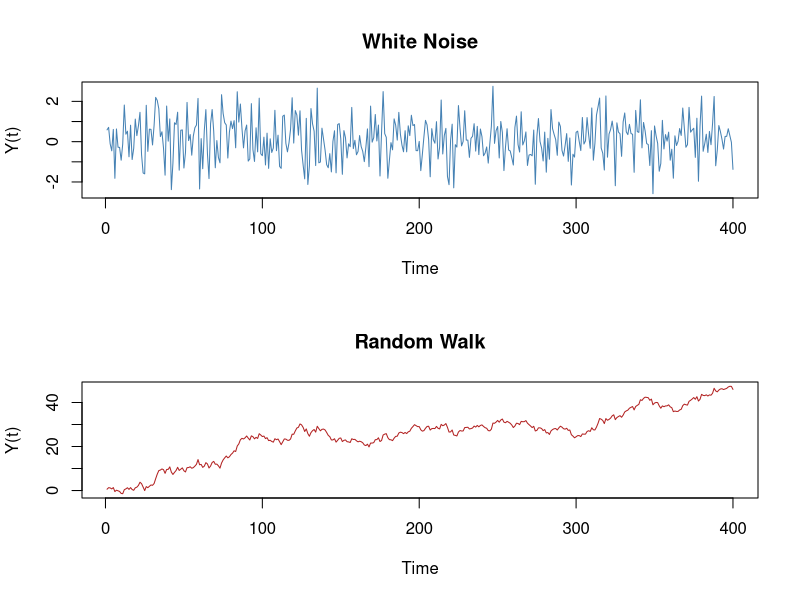
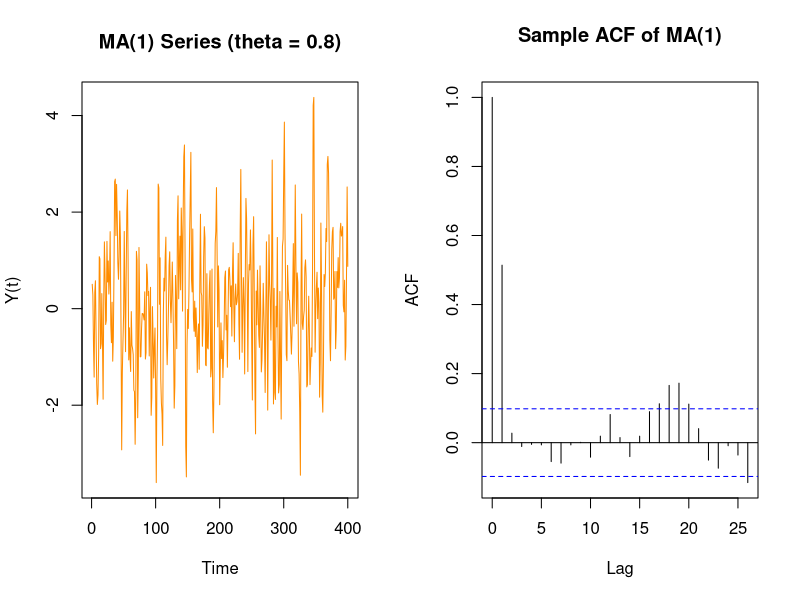
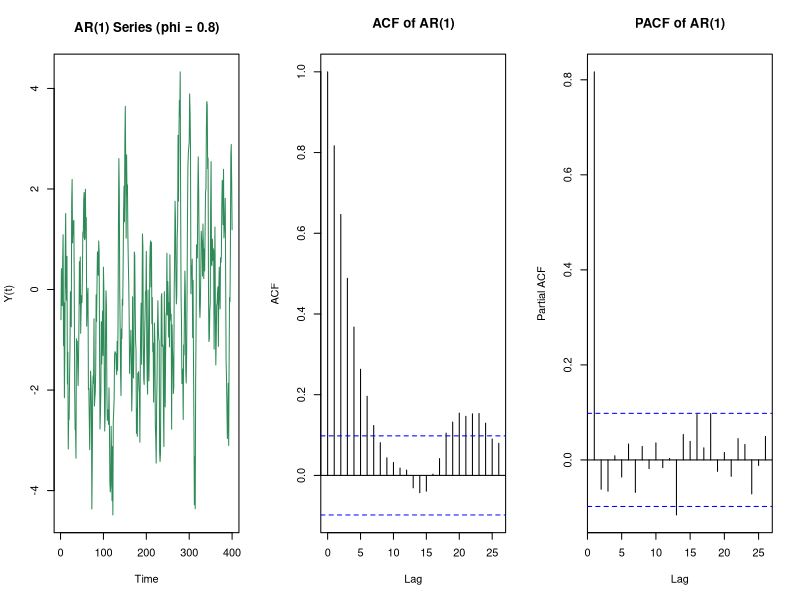
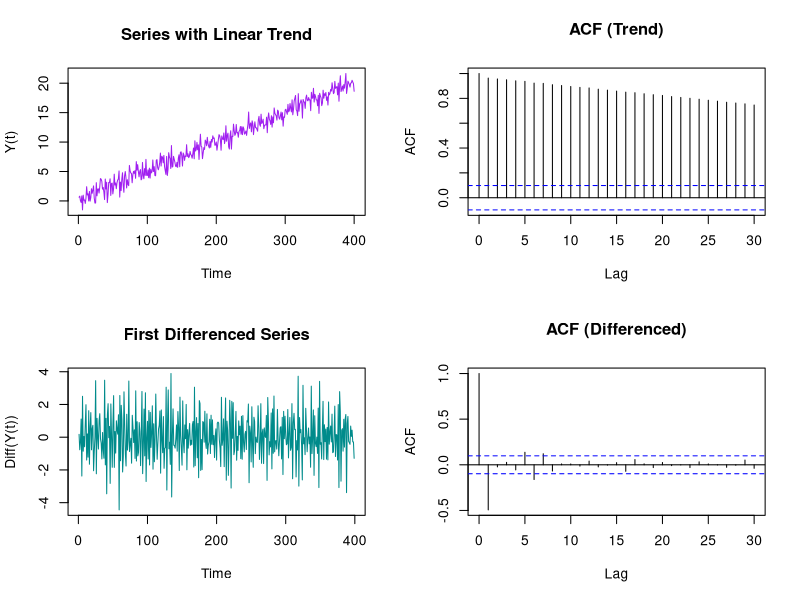
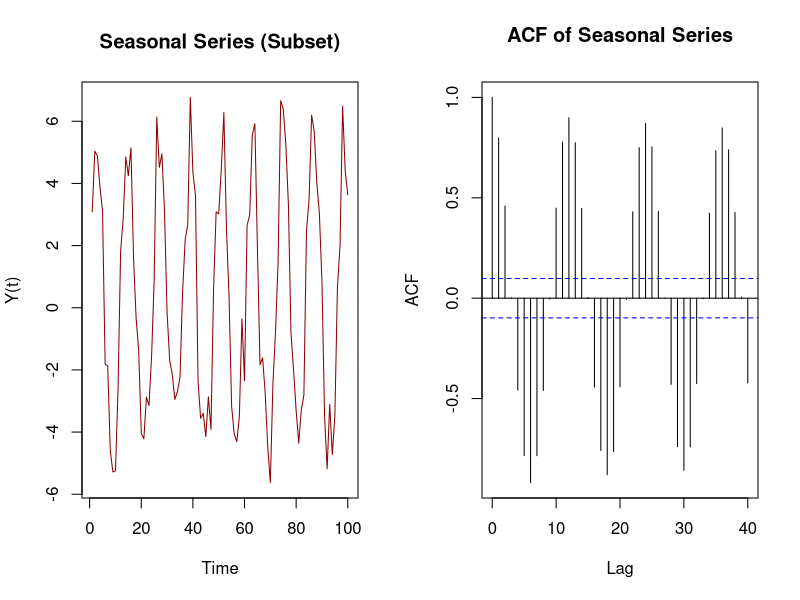

Here is the R script that generated these plots, in order:
## ---- chunk 1
knitr::opts_chunk$set(echo = TRUE, warning = FALSE, message = FALSE)
set.seed(12345)
## ---- chunk 2
# Simulate White Noise
n <- 400
white_noise <- rnorm(n, mean = 0, sd = 1)

# Simulate Random Walk
random_walk <- cumsum(white_noise)

# Plotting
par(mfrow = c(2, 1))
plot(white_noise, type = "l", col = "steelblue", main = "White Noise", ylab = "Y(t)", xlab = "Time")
plot(random_walk, type = "l", col = "firebrick", main = "Random Walk", ylab = "Y(t)", xlab = "Time")
## ---- chunk 3
# Simulate MA(1) with theta = 0.8
ma1_sim <- arima.sim(model = list(ma = 0.8), n = n)

par(mfrow = c(1, 2))
plot(ma1_sim, type = "l", col = "darkorange", main = "MA(1) Series (theta = 0.8)", ylab = "Y(t)", xlab = "Time")
acf(ma1_sim, main = "Sample ACF of MA(1)")
## ---- chunk 4
# Simulate AR(1) with phi = 0.8
ar1_sim <- arima.sim(model = list(ar = 0.8), n = n)

par(mfrow = c(1, 3))
plot(ar1_sim, type = "l", col = "seagreen", main = "AR(1) Series (phi = 0.8)", ylab = "Y(t)", xlab = "Time")
acf(ar1_sim, main = "ACF of AR(1)")
pacf(ar1_sim, main = "PACF of AR(1)")
## ---- chunk 5
# Create a series with a linear trend
time_index <- 1:n
trend_series <- 0.05 * time_index + white_noise

# Apply First Differencing
differenced_series <- diff(trend_series)

par(mfrow = c(2, 2))
plot(trend_series, type = "l", col = "purple", main = "Series with Linear Trend", ylab = "Y(t)", xlab = "Time")
acf(trend_series, main = "ACF (Trend)", lag.max = 30)

plot(differenced_series, type = "l", col = "darkcyan", main = "First Differenced Series", ylab = "Diff(Y(t))", xlab = "Time")
acf(differenced_series, main = "ACF (Differenced)", lag.max = 30)
## ---- chunk 6
# Simulate Seasonality (Period = 12)
seasonal_component <- 5 * sin(2 * pi * time_index / 12)
seasonal_series <- seasonal_component + white_noise

par(mfrow = c(1, 2))
plot(seasonal_series[1:100], type = "l", col = "darkred", main = "Seasonal Series (Subset)", ylab = "Y(t)", xlab = "Time")
acf(seasonal_series, main = "ACF of Seasonal Series", lag.max = 40)
